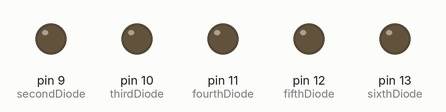
This sketch was run on a simulated Arduino Uno, built with avr-gcc and run on an emulated ATmega328P. Parts: output pins drawn as LEDs (lit = HIGH). Pins used as bus, display or sensor lines are not drawn.

Above: at 0.1 s.
At 4.1 s:
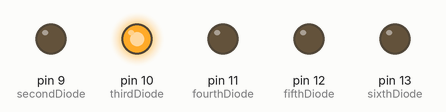
At 8.1 s:
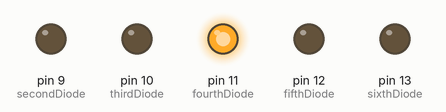
At 18.1 s:
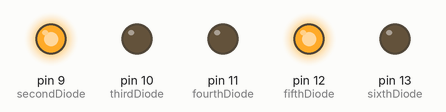
At 28.1 s:
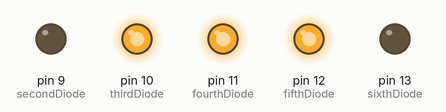
At 38.1 s:
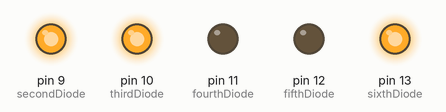
Timing chart, 0 to 39.6 s (numbered marks = the images above):
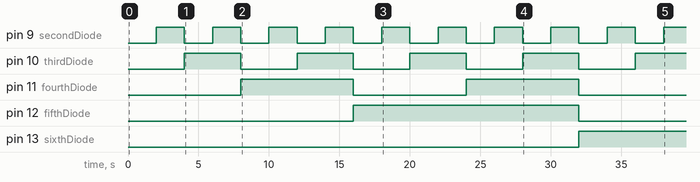

The sketch:

sketch_jun03a.ino
```cpp
int firstDiode = 8;
int secondDiode = 9;
int thirdDiode = 10;
int fourthDiode = 11;
int fifthDiode = 12;
int sixthDiode = 13;

int time = 1000;

String line;

String toBinary(int num){
    int base = num;
    String output = "000000";
    while(base>0){
        int factor = 1;
        int exp = 0;
        while(factor*2 <= base){
            factor*=2;
            exp++;
        }
        base-=factor;
        output[exp]= '1';
    }
    return output;
}
void display(String line){
    if(line.charAt(0) == '1'){
        digitalWrite(firstDiode, HIGH);
    }else{
        digitalWrite(firstDiode, LOW);
    }
    if(line.charAt(1) == '1'){
        digitalWrite(secondDiode, HIGH);
    }else{
        digitalWrite(secondDiode, LOW);
    }
    if(line.charAt(2) == '1'){
        digitalWrite(thirdDiode, HIGH);
    }else{
        digitalWrite(thirdDiode, LOW);
    }
    if(line.charAt(3) == '1'){
        digitalWrite(fourthDiode, HIGH);
    }else{
        digitalWrite(fourthDiode, LOW);
    }
    if(line.charAt(4) == '1'){
        digitalWrite(fifthDiode, HIGH);
    }else{
        digitalWrite(fifthDiode, LOW);
    }
    if(line.charAt(5) == '1'){
        digitalWrite(sixthDiode, HIGH);
    }else{
        digitalWrite(sixthDiode, LOW);
    }
}

void setup(){
    pinMode(firstDiode,OUTPUT);
    pinMode(secondDiode,OUTPUT);
    pinMode(thirdDiode,OUTPUT);
    pinMode(fourthDiode,OUTPUT);
    pinMode(fifthDiode,OUTPUT);
    pinMode(sixthDiode,OUTPUT);
}
void loop(){
    for(int i = 0; i<64; i++){
        display(toBinary(i));
        delay(time);
    }
}
```

Measured:
- by itself, pin 9 (secondDiode): alternates HIGH for 2.0 s and LOW for 2.0 s
- by itself, pin 10 (thirdDiode): alternates HIGH for 4.0 s and LOW for 4.0 s
- by itself, pin 11 (fourthDiode): alternates HIGH for 8.0 s and LOW for 8.0 s
- by itself, pin 12 (fifthDiode): LOW → HIGH at 16.0 s, → LOW 16.0 s later
- by itself, pin 13 (sixthDiode): LOW → HIGH at 32.0 s
